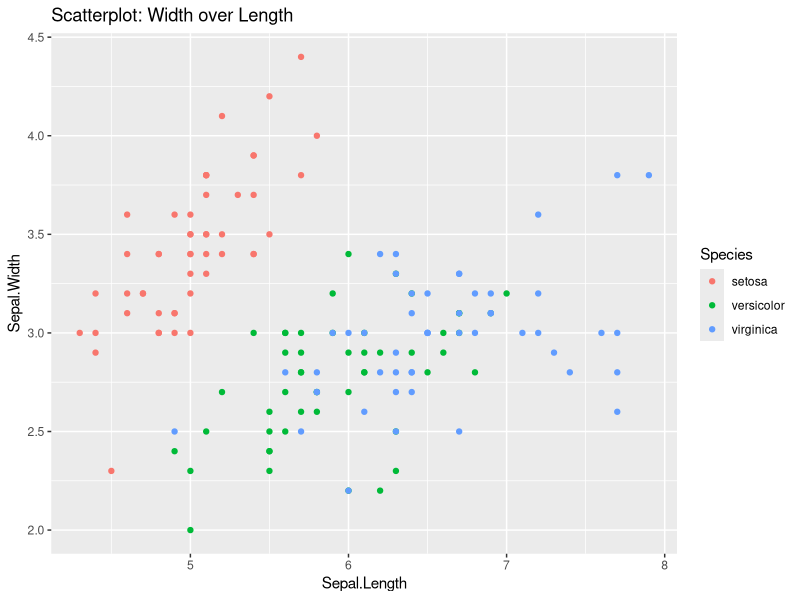
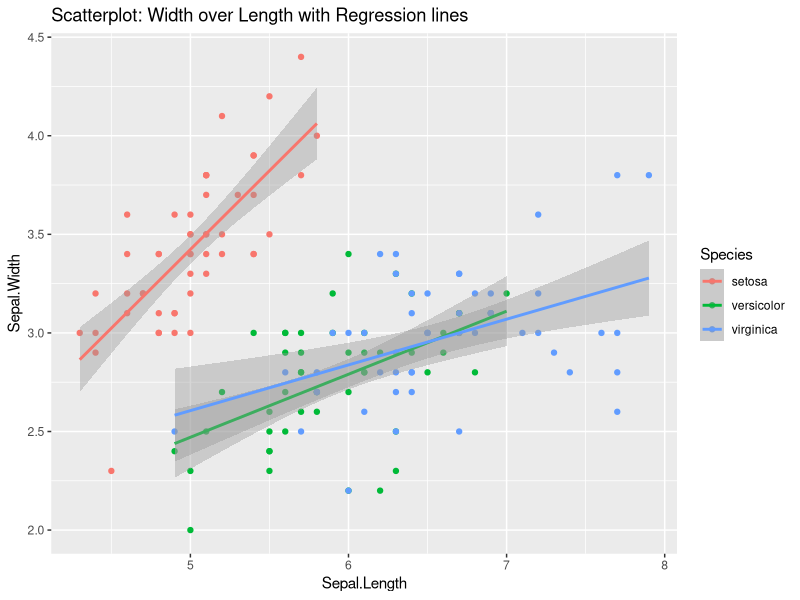
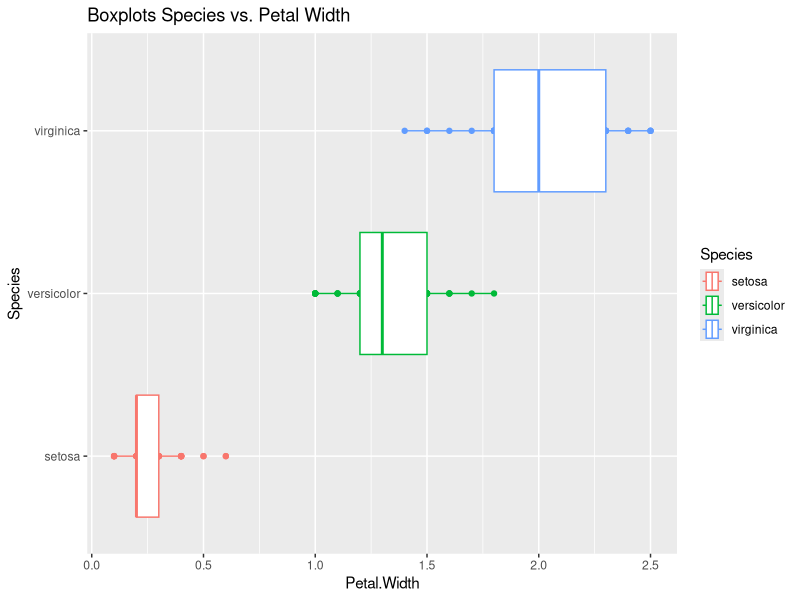
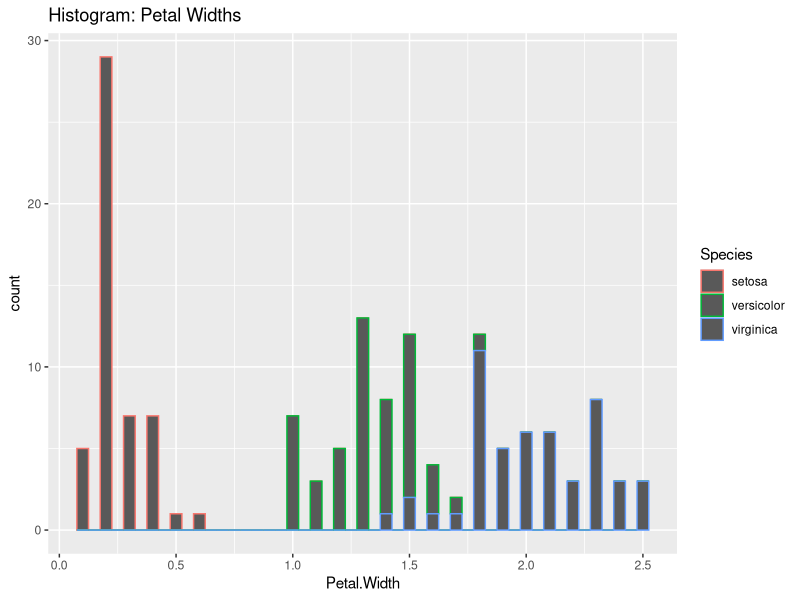

These figures' R source, in order:
## ---- chunk 1
#install.packages("ggplot2")
library(ggplot2)
## ---- chunk 2
data("iris")
# head(iris) # Anzeigen der ersten Paar Zeilen
## ---- chunk 3
ggplot(iris, aes(x = Sepal.Length, y = Sepal.Width, color = Species)) +
  ggtitle("Scatterplot: Width over Length") +
  geom_point()
## ---- chunk 4
ggplot(iris, aes(x = Sepal.Length, y = Sepal.Width, color = Species)) +
  ggtitle("Scatterplot: Width over Length with Regression lines") +
  geom_point() +
  geom_smooth(method = "lm")
## ---- chunk 5
cor.test(iris$Sepal.Width, iris$Sepal.Length,
         method = "pearson")
# pearson is the default method, so that parameter is optional
## ---- chunk 6
ggplot(iris, aes(y = Species, x = Petal.Width, color = Species)) +
  ggtitle("Boxplots Species vs. Petal Width") +
  geom_point() +
  geom_boxplot()
## ---- chunk 7
ggplot(iris, aes(x = Petal.Width, color = Species)) +
  ggtitle("Histogram: Petal Widths") +
  geom_histogram(binwidth = 0.05)

## ---- chunk 8
t.test(Petal.Width ~ Species, data = iris,
       subset = Species %in% c("setosa", "virginica"))
